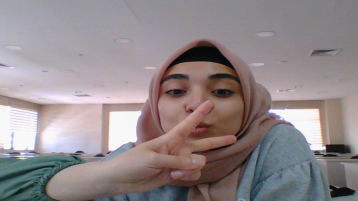
#> input picture project/captured_photo.png, 358 x 201 px
$ python trying.py
#> lines starting #> are read from the running program, lines starting #| are printed output that depends on the picture
import cv2
import numpy as np
import matplotlib.pyplot as plt

# Load image
image = cv2.imread('captured_photo.png')
#> image is the input picture: shape (201, 358, 3); mean B, G, R 138.7, 136.3, 145.8

# Convert image to grayscale
gray = cv2.cvtColor(image, cv2.COLOR_BGR2GRAY)
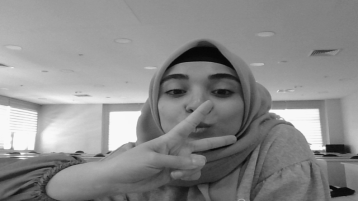
#> gray: shape (201, 358); min 5, max 250, mean 139.4

# Initialize HOG descriptor
hog = cv2.HOGDescriptor()

# Compute HOG features
hog.compute(gray)

# Get HOG descriptor parameters
winSize = hog.winSize
blockSize = hog.blockSize
blockStride = hog.blockStride
cellSize = hog.cellSize
nbins = hog.nbins

# Calculate number of cells in each direction
cells_x = winSize[0] // cellSize[0]
cells_y = winSize[1] // cellSize[1]

# Get HOG features
#> (the run stopped early here; a loop or call above may not have finished)

$ run again, with project/testImage.png copied over project/captured_photo.png
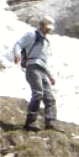
#> input picture project/testImage.png, 79 x 157 px
#> image is the input picture: shape (157, 79, 3); mean B, G, R 171.1, 176.5, 180.8
#> `gray = cv2.cvtColor(image, cv2.COLOR_BGR2GRAY)`:
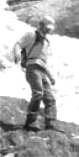
#> gray: shape (157, 79); min 15, max 255, mean 177.2
